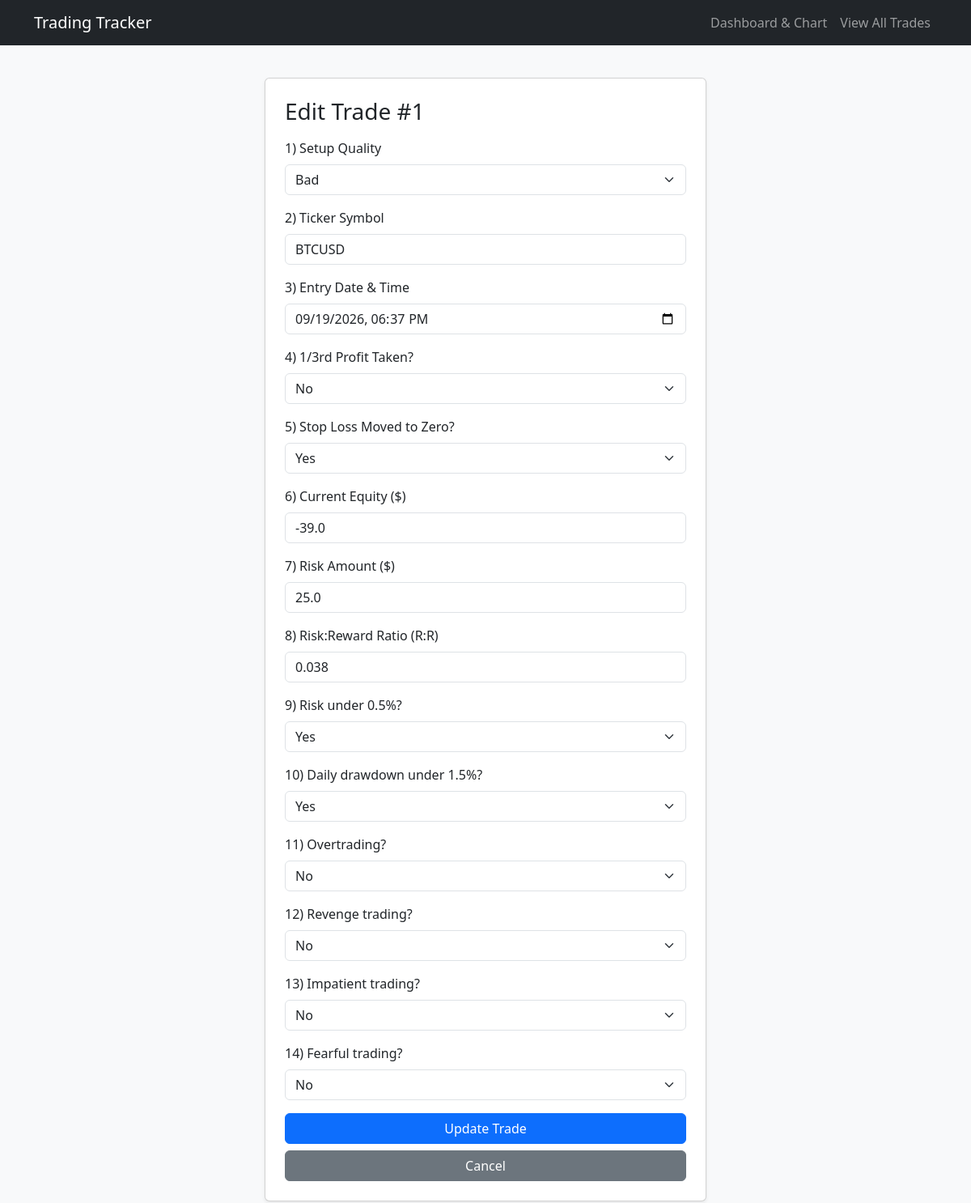
/trade/edit/1, run on the app's committed database.
### flask_app.py (models this page shows, shortened)
class Trade(db.Model):
  id = db.Column(db.Integer, primary_key=True)
  position = db.Column(
      db.Integer, default=0
  )  # New column to track custom order
  setup_quality_str = db.Column(db.String(20), nullable=False)
  ticker = db.Column(db.String(20), nullable=False)
  entry_datetime = db.Column(db.String(50), nullable=False)
  profit_taken_str = db.Column(db.String(10), nullable=False)
  stop_loss_zero_str = db.Column(db.String(10), nullable=False)
  current_equity = db.Column(db.Float, nullable=False)
  risk_str = db.Column(db.String(20), nullable=False)
  risk_reward_str = db.Column(db.String(20), nullable=False)
  risk_under_half_str = db.Column(db.String(10), nullable=True)
  daily_risk_str = db.Column(db.String(10), nullable=True)
  overtrading_str = db.Column(db.String(10), nullable=True, default='no')
  revenge_trading_str = db.Column(db.String(10), nullable=True, default='no')
  impatient_trading_str = db.Column(db.String(10), nullable=True, default='no')
  fearful_trading_str = db.Column(db.String(10), nullable=True, default='no')
  setup_score = db.Column(db.Float, nullable=False)
  profit_score = db.Column(db.Float, nullable=False)
  stop_loss_score = db.Column(db.Float, nullable=False)
  risk_score = db.Column(db.Float, nullable=False)
  risk_reward_score = db.Column(db.Float, nullable=False)
  daily_risk_score = db.Column(db.Float, nullable=True, default=0.0)
  psychology_score = db.Column(db.Float, nullable=True, default=0.0)
  total_score = db.Column(db.Float, nullable=False)
  timestamp = db.Column(db.DateTime, default=datetime.utcnow)

### flask_app.py (the view, shortened to what this page needs)
@app.route('/trade/edit/<int:id>', methods=['GET', 'POST'])
def edit_trade(id):
  trade = Trade.query.get_or_404(id)
  return render_template('edit_trade.html', trade=trade)

### templates/edit_trade.html (shortened to what this page needs)
<!DOCTYPE html>
<html lang="en">
<head>
    <link href="https://cdn.jsdelivr.net/npm/bootstrap@5.3.0/dist/css/bootstrap.min.css" rel="stylesheet">
</head>
<body class="bg-light">
    <nav class="navbar navbar-expand-lg navbar-dark bg-dark mb-4">
        <div class="container">
            <a class="navbar-brand" href="/">Trading Tracker</a>
            <div class="navbar-nav">
                <a class="nav-link" href="/">Dashboard & Chart</a>
                <a class="nav-link" href="/trades-list">View All Trades</a>
            </div>
        </div>
    </nav>
    <div class="container py-3">
        <div class="row justify-content-center">
            <div class="col-md-6">
                <div class="card shadow-sm p-4">
                    <h3 class="card-title mb-3">Edit Trade #{{ trade.id }}</h3>
                    <form method="POST">
                        <div class="mb-3">
                            <label class="form-label">1) Setup Quality</label>
                            <select class="form-select" name="setup_quality" required>
                                <option value="bad" {% if trade.setup_quality_str == 'bad' %}selected{% endif %}>Bad</option>
                            </select>
                        </div>
                        <div class="mb-3">
                            <label class="form-label">2) Ticker Symbol</label>
                            <input type="text" class="form-control" name="ticker" value="{{ trade.ticker }}" required>
                        </div>
                        <div class="mb-3">
                            <label class="form-label">3) Entry Date & Time</label>
                            <input type="datetime-local" class="form-control" name="entry_datetime" value="{{ trade.entry_datetime }}" required>
                        </div>
                        <div class="mb-3">
                            <label class="form-label">4) 1/3rd Profit Taken?</label>
                            <select class="form-select" name="profit_taken" required>
                                <option value="no" {% if trade.profit_taken_str == 'no' %}selected{% endif %}>No</option>
                            </select>
                        </div>
                        <div class="mb-3">
                            <label class="form-label">5) Stop Loss Moved to Zero?</label>
                            <select class="form-select" name="stop_loss_zero" required>
                                <option value="yes" {% if trade.stop_loss_zero_str == 'yes' %}selected{% endif %}>Yes</option>
                            </select>
                        </div>
                        <div class="mb-3">
                            <label class="form-label">6) Current Equity ($)</label>
                            <input type="number" step="any" class="form-control" name="current_equity" value="{{ trade.current_equity }}" required>
                        </div>
                        <div class="mb-3">
                            <label class="form-label">7) Risk Amount ($)</label>
                            <input type="number" step="any" class="form-control" name="risk_val" value="{{ trade.risk_str }}" required>
                        </div>
                        <div class="mb-3">
                            <label class="form-label">8) Risk:Reward Ratio (R:R)</label>
                            <input type="number" step="any" class="form-control" name="risk_reward_val" value="{{ trade.risk_reward_str }}" required>
                        </div>
                        <div class="mb-3">
                            <label class="form-label">9) Risk under 0.5%?</label>
                            <select class="form-select" name="risk_under_half" required>
                                <option value="yes" {% if trade.risk_under_half_str == 'yes' %}selected{% endif %}>Yes</option>
                            </select>
                        </div>
                        <div class="mb-3">
                            <label class="form-label">10) Daily drawdown under 1.5%?</label>
                            <select class="form-select" name="daily_risk" required>
                                <option value="yes" {% if trade.daily_risk_str == 'yes' %}selected{% endif %}>Yes</option>
                            </select>
                        </div>
                        <div class="mb-3">
                            <label class="form-label">11) Overtrading?</label>
                            <select class="form-select" name="overtrading" required>
                                <option value="no" {% if trade.overtrading_str != 'yes' %}selected{% endif %}>No</option>
                            </select>
                        </div>
                        <div class="mb-3">
                            <label class="form-label">12) Revenge trading?</label>
                            <select class="form-select" name="revenge_trading" required>
                                <option value="no" {% if trade.revenge_trading_str != 'yes' %}selected{% endif %}>No</option>
                            </select>
                        </div>
                        <div class="mb-3">
                            <label class="form-label">13) Impatient trading?</label>
                            <select class="form-select" name="impatient_trading" required>
                                <option value="no" {% if trade.impatient_trading_str != 'yes' %}selected{% endif %}>No</option>
                            </select>
                        </div>
                        <div class="mb-3">
                            <label class="form-label">14) Fearful trading?</label>
                            <select class="form-select" name="fearful_trading" required>
                                <option value="no" {% if trade.fearful_trading_str != 'yes' %}selected{% endif %}>No</option>
                            </select>
                        </div>
                        <button type="submit" class="btn btn-primary w-100 mb-2">Update Trade</button>
                        <a href="/trades-list" class="btn btn-secondary w-100">Cancel</a>
                    </form>
                </div>
            </div>
        </div>
    </div>
</body>
</html>

### data on the page
Trade: id "1", setup_quality "Bad", ticker "BTCUSD", entry_datetime "09/19/2026 18:37", profit_taken "No", stop_loss_zero "Yes", current_equity "-39.0", risk_val "25.0", risk_reward_val "0.038", risk_under_half "Yes", daily_risk "Yes", overtrading "No", revenge_trading "No", impatient_trading "No", fearful_trading "No"
